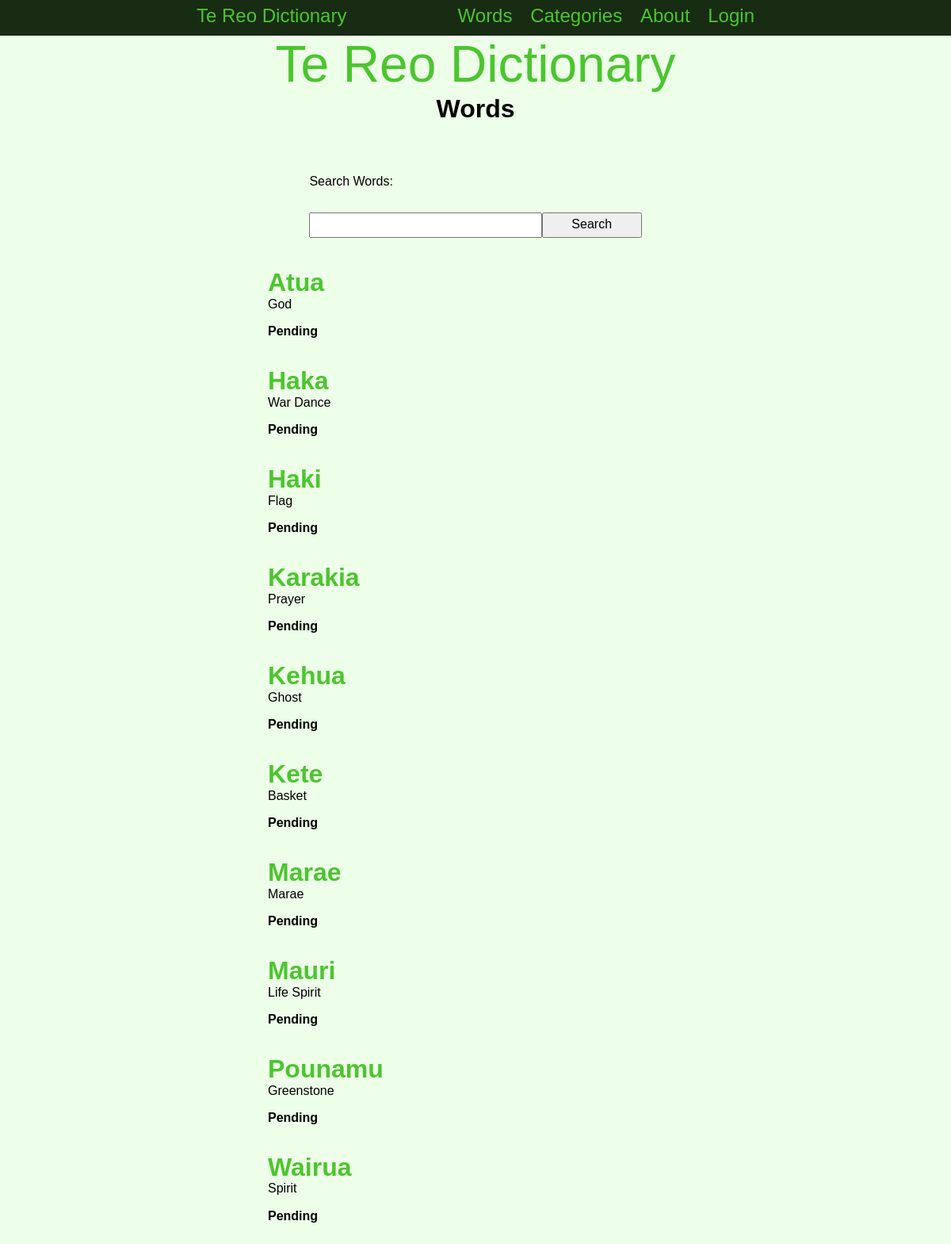
Screenshot of /words/category/4 with the database file from the repository.
### tables this page shows
CREATE TABLE "words"
(
    id               integer
        constraint words_pk
            primary key autoincrement,
    english_word     varchar(30),
    maori_word       varchar(30),
    definition       varchar(100),
    category         varchar(30),
    level            integer,
    last_edited_date date,
    last_edited_by   varchar(70),
    image_name       varchar(30)
);

### app.py (the view)
@app.route('/words/category/<category_id>', methods=['POST', 'GET'])
def render_wordcategory(category_id):
    if request.method == 'POST':
        search = request.form.get('search').lower().strip()
        return redirect('/words/' + search)
    category = database_select('SELECT category FROM categories WHERE category_id = ?', (category_id,))[0][0]
    words = database_select('SELECT * FROM words WHERE category = ?', (category,))
    if len(words) == 0:
        words = None
    return render_template('words.html', logged_in=is_logged_in(), user_info=user_info(), word_info=words)

### app.py (called while the page is built)
def create_connection(db_file):
    try:
        connection = sqlite3.connect(db_file)
        return connection
    except Error as e:
        print(e)
    return None

def database_select(query, info):
    con = create_connection(DATABASE)
    cur = con.cursor()
    cur.execute(query, info)
    info = cur.fetchall()
    con.close()
    return info

def is_logged_in():
    if session.get('email') is None:
        return False
    else:
        return True

def user_info():
    return session

### templates/words.html (shortened to what this page needs)
{% extends "base.html" %}
{% block pageheading %}Words{% endblock %}
{% block main %}
    <table><tr><td>
        <form class="form" method="POST">
            <div class="form-group">
                <div class="form-button">Search Words:</div>
            </div>
            <div class="form-group">
                <div class="form-element"><input type="text" name="search" id="search" required></div>
                <div class="form-button-label"><input type="submit" value="Search"></div>
            </div>
       </form>
    </td></tr></table>
    <br>
    {% if word_info != None %}
        {% for word in word_info %}
            <table class="word_display">
                <tr>
                    <td colspan="2"><h3 onclick="togglePopup{{ word[0] }}()">{{ word[2] }}</h3><p>{{ word[1] }}</p></td>
                </tr>
                <tr>
                    <td colspan="2" class="definition">{{ word[3] }}</td>
                </tr>
            </table>
            <br>
        {% endfor %}
    {% else %}
        <h2>No results found</h2>
    {% endif %}
{% endblock %}

### static/TeReoDictionary.css (style rules this page uses)
* { font-family: 'Rage Italic', sans-serif; padding: 0; margin: 0; box-sizing: border-box; }
body { background-color: rgb(237, 255, 232); }
h3 { font-size: 2rem; color: rgb(76, 197, 47); }
.word_display h3 { cursor: pointer; }
.definition { font-weight: bold; }
.form { width: 80%; margin: auto; padding-bottom: 1rem; margin-bottom: 20px; display: block; }
.form-group { padding-top: 3rem; }
.form-group input { padding: 0.3rem; width: 100%; }
.form-button-label { width: 30%; float: left; }
.form-element { width: 70%; float: left; }
.form-button { width: 100%; float: left; }
table { border-collapse: collapse; width: 75%; margin: auto; table-layout: fixed; }
td, tr { padding: 8px; }

### rows the page displays
words: maori_word "Atua", english_word "God", definition "Pending"
words: maori_word "Haka", english_word "War Dance", definition "Pending"
words: maori_word "Haki", english_word "Flag", definition "Pending"
words: maori_word "Karakia", english_word "Prayer", definition "Pending"
words: maori_word "Kehua", english_word "Ghost", definition "Pending"
words: maori_word "Kete", english_word "Basket", definition "Pending"
words: maori_word "Marae", english_word "Marae", definition "Pending"
words: maori_word "Mauri", english_word "Life Spirit", definition "Pending"
words: maori_word "Pounamu", english_word "Greenstone", definition "Pending"
words: maori_word "Wairua", english_word "Spirit", definition "Pending"
